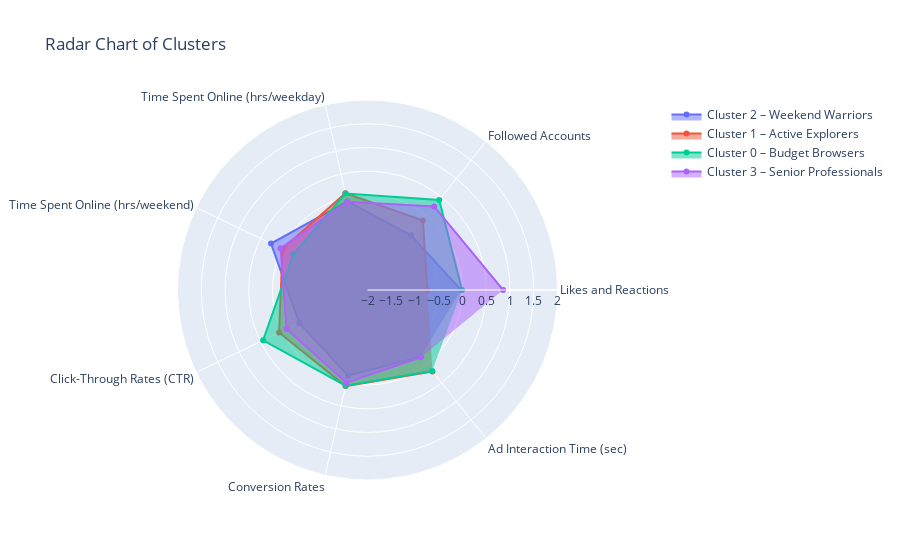

The cell this chart's notebook holds for it:
### Code cell
# Define cluster names based on cluster characteristics
cluster_names = {
    0: "Cluster 2 – Weekend Warriors",
    1: "Cluster 1 – Active Explorers",
    2: "Cluster 0 – Budget Browsers",
    3: "Cluster 3 – Senior Professionals"
}

# Define the fig variable
fig = go.Figure()

# Add traces to the fig variable
for cluster in cluster_summary.index:
    fig.add_trace(go.Scatterpolar(
        r=cluster_summary.loc[cluster, categories].values,
        theta=categories,
        fill='toself',
        name=cluster_names.get(cluster, f'Cluster {cluster}')
    ))

# Update the layout of the fig variable
fig.update_layout(
    polar=dict(
        radialaxis=dict(
            visible=True,
            range=[-2, 2]  # Adjust this range based on your data
        )),
    showlegend=True,
    title="Radar Chart of Clusters"
)

# Show the fig variable
fig.show()

### Figure 1 — Plotly figure (JSON) as saved in the notebook; plotly's stock layout.template omitted (floating-point values rounded to 4 significant figures)
{"data": [{"fill": "toself", "name": "Cluster 2 – Weekend Warriors", "r": [-0.03169, -0.5291, -0.08881, 0.2541, -0.4035, -0.1488, -0.2032], "theta": ["Likes and Reactions", "Followed Accounts", "Time Spent Online (hrs/weekday)", "Time Spent Online (hrs/weekend)", "Click-Through Rates (CTR)", "Conversion Rates", "Ad Interaction Time (sec)"], "type": "scatterpolar"}, {"fill": "toself", "name": "Cluster 1 – Active Explorers", "r": [-0.7392, -0.1291, 0.08907, -0.01508, 0.06522, 0.07463, 0.193], "theta": ["Likes and Reactions", "Followed Accounts", "Time Spent Online (hrs/weekday)", "Time Spent Online (hrs/weekend)", "Click-Through Rates (CTR)", "Conversion Rates", "Ad Interaction Time (sec)"], "type": "scatterpolar"}, {"fill": "toself", "name": "Cluster 0 – Budget Browsers", "r": [-0.00993, 0.4216, 0.08471, -0.2688, 0.4395, 0.06738, 0.1816], "theta": ["Likes and Reactions", "Followed Accounts", "Time Spent Online (hrs/weekday)", "Time Spent Online (hrs/weekend)", "Click-Through Rates (CTR)", "Conversion Rates", "Ad Interaction Time (sec)"], "type": "scatterpolar"}, {"fill": "toself", "name": "Cluster 3 – Senior Professionals", "r": [0.8549, 0.2512, -0.09374, 0.03145, -0.1082, 0.0007484, -0.1902], "theta": ["Likes and Reactions", "Followed Accounts", "Time Spent Online (hrs/weekday)", "Time Spent Online (hrs/weekend)", "Click-Through Rates (CTR)", "Conversion Rates", "Ad Interaction Time (sec)"], "type": "scatterpolar"}], "layout": {"polar": {"radialaxis": {"range": [-2, 2], "visible": true}}, "showlegend": true, "title": {"text": "Radar Chart of Clusters"}}}
